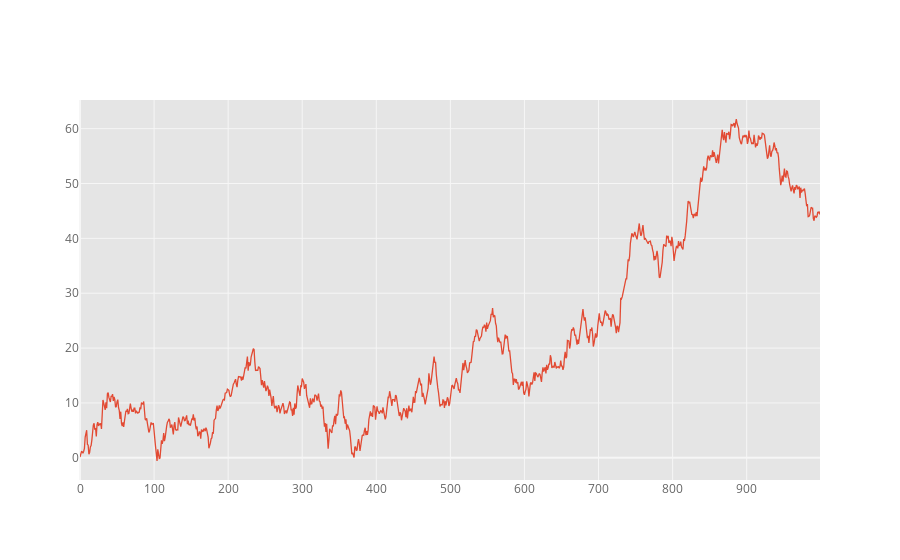

The notebook cell this image was saved under:
### Markdown cell above
You can plot one column versus another using the *x* and *y* keywords in `iplot`

### Code cell
df3 = pd.DataFrame(np.random.randn(1000, 2), columns=['B', 'C']).cumsum()
df3['A'] = pd.Series(list(range(len(df3))))
df3.iplot(x='A', y='B')

### Figure 1 — Plotly figure (JSON) as saved in the notebook; plotly's stock layout.template omitted (floating-point values rounded to 4 significant figures; data arrays with more than 128 entries replaced by an {"elided": "..."} marker saying what was removed)
{"data": [{"line": {"color": "rgba(226, 74, 51, 1.0)", "dash": "solid", "shape": "linear", "width": 1.3}, "mode": "lines", "name": "B", "text": "", "type": "scatter", "x": {"elided": "1000 int values"}, "y": {"elided": "1000 float values"}}], "layout": {"legend": {"bgcolor": "#FFFFFF", "font": {"color": "#666666"}}, "paper_bgcolor": "#FFFFFF", "plot_bgcolor": "#E5E5E5", "title": {"font": {"color": "#151516"}}, "xaxis": {"gridcolor": "#F6F6F6", "showgrid": true, "tickfont": {"color": "#666666"}, "title": {"font": {"color": "#666666"}, "text": ""}, "zerolinecolor": "#F6F6F6"}, "yaxis": {"gridcolor": "#F6F6F6", "showgrid": true, "tickfont": {"color": "#666666"}, "title": {"font": {"color": "#666666"}, "text": ""}, "zerolinecolor": "#F6F6F6"}}}
